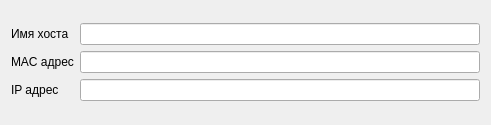
<?xml version="1.0" encoding="UTF-8"?>
<ui version="4.0">
 <class>Form</class>
 <widget class="QWidget" name="Form">
  <property name="geometry">
   <rect>
    <x>0</x>
    <y>0</y>
    <width>400</width>
    <height>125</height>
   </rect>
  </property>
  <property name="sizePolicy">
   <sizepolicy hsizetype="Minimum" vsizetype="Preferred">
    <horstretch>0</horstretch>
    <verstretch>0</verstretch>
   </sizepolicy>
  </property>
  <property name="windowTitle">
   <string>Form</string>
  </property>
  <layout class="QGridLayout" name="gridLayout_2">
   <item row="0" column="0">
    <layout class="QGridLayout" name="gridLayout">
     <item row="0" column="0">
      <widget class="QLabel" name="label">
       <property name="text">
        <string>Имя хоста</string>
       </property>
      </widget>
     </item>
     <item row="0" column="1">
      <widget class="QLineEdit" name="lineEdit">
       <property name="minimumSize">
        <size>
         <width>400</width>
         <height>0</height>
        </size>
       </property>
      </widget>
     </item>
     <item row="1" column="1">
      <widget class="QLineEdit" name="lineEdit_2">
       <property name="minimumSize">
        <size>
         <width>400</width>
         <height>0</height>
        </size>
       </property>
      </widget>
     </item>
     <item row="1" column="0">
      <widget class="QLabel" name="label_2">
       <property name="text">
        <string>MAC адрес</string>
       </property>
      </widget>
     </item>
     <item row="2" column="0">
      <widget class="QLabel" name="label_3">
       <property name="text">
        <string>IP адрес</string>
       </property>
      </widget>
     </item>
     <item row="2" column="1">
      <widget class="QLineEdit" name="lineEdit_3">
       <property name="minimumSize">
        <size>
         <width>400</width>
         <height>0</height>
        </size>
       </property>
      </widget>
     </item>
    </layout>
   </item>
  </layout>
 </widget>
 <resources/>
 <connections/>
</ui>
